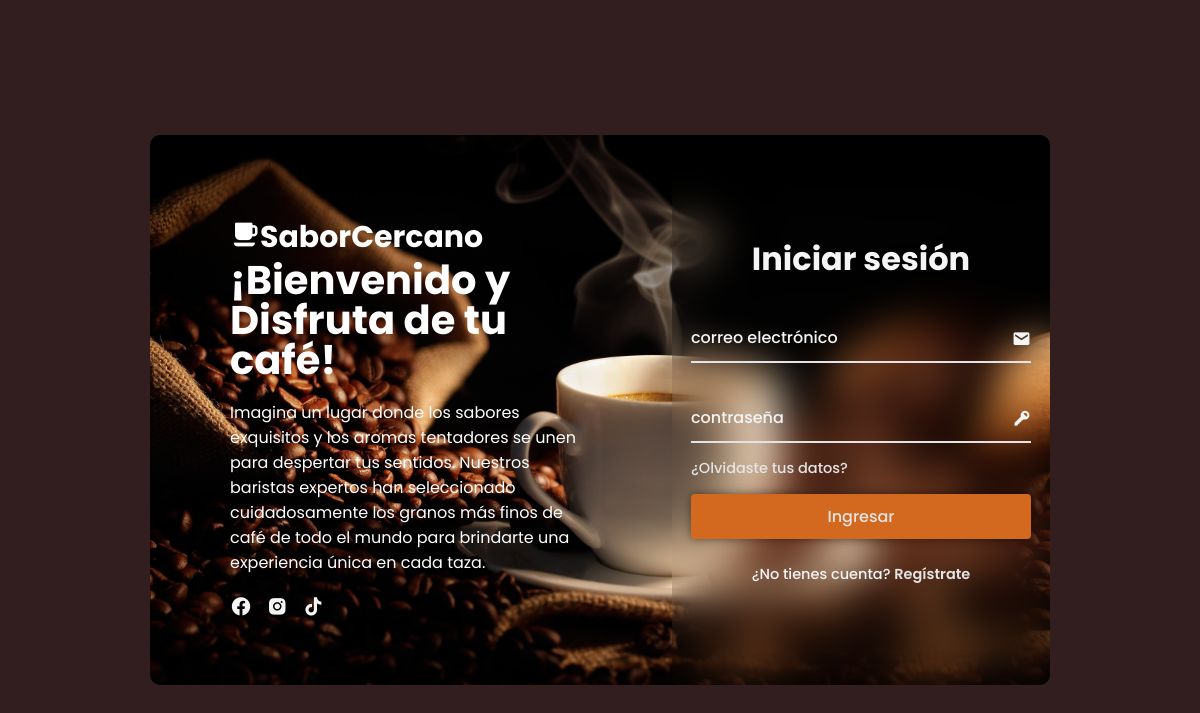
The page / on the database its author committed.
### tables this page shows
CREATE TABLE `datos` (
  `nombre` varchar(45) NOT NULL,
  `fondo1` varchar(45) NOT NULL,
  `fondo2` varchar(45) NOT NULL,
  `leyenda` varchar(45) NOT NULL,
  `texto` text NOT NULL,
  `descuento` decimal(4,2) NOT NULL
);

### index.php (the view, shortened to what this page needs)
<!DOCTYPE html>
<html lang="es">
<head>
    <link rel="stylesheet" href="css/estilos.css">
    <link href='https://unpkg.com/boxicons@2.1.4/css/boxicons.min.css' rel='stylesheet'>
</head>
<body>
    <?php
    $db = new DataBase();
    $con = $db->conectar();
    $sql = $con->prepare("SELECT * FROM datos;");
    $sql->execute();
    $data = $sql->fetch(PDO::FETCH_ASSOC);
    if ($data) {
    ?>
        <div class="container" style="
    background: url(img/<?php echo $data['fondo2'] ?>) no-repeat;
    background-size: cover;
    background-position: center;">
            <div class="contenido">
                <h2 class="logo"><i class='bx bxs-coffee-alt'></i><?php echo $data['nombre'] ?></h2>
                <div class="texto">
                    <h2><?php echo $data['leyenda'] ?></h2>
                    <p><?php echo $data['texto'] ?></p>
                    <div class="social">
                        <a href="#"><i class='bx bxl-facebook-circle'></i></a>
                        <a href="https://www.instagram.com/edwin2lopez/" target="_blank"><i class='bx bxl-instagram-alt'></i></a>
                        <a href="#"><i class='bx bxl-tiktok'></i></a>
                    </div>
                </div>
            </div>
            <div class="login">
                <div class="formulario iniciar">
                    <form action="php/login.php" method="post">
                        <h2>Iniciar sesión</h2>
                        <div class="input-box">
                            <span class="icon"><i class='bx bxs-envelope'></i></span>
                            <input type="email" name="correo" required>
                            <label>correo electrónico</label>
                        </div>
                        <div class="input-box">
                            <span class="icon"><i class='bx bxs-key'></i></span>
                            <input type="password" name="pass" required>
                            <label>contraseña</label>
                        </div>
                        <div class="olvido">
                            <a href="https://www.youtube.com/shorts/6Y-fXu_bqvY">¿Olvidaste tus datos?</a>
                        </div>
                        <button type="submit" class="btn">Ingresar</button>
                        <div class="registrar">
                            <p>¿No tienes cuenta? <a href="#" class="registrar-enlace">Regístrate</a></p>
                        </div>
                    </form>
                </div>
            </div>
        </div>
    <?php  } ?>
</body>
</html>

### css/estilos.css (style rules this page uses)
* { margin: 0; padding: 0; box-sizing: border-box; font-family: 'Poppins',sans-serif; }
body { background: #321E1E; }
.container { position: absolute; top: 50%; left: 50%; transform: translate(-50%, -50%); width: 75%; height: 550px; border-radius: 10px; margin-top: 10px; }
.container .contenido { position: absolute; top: 0; left: 0; width: 58%; height: 100%; background: transparent; padding: 80px; color: white; display: flex; justify-content: space-between; flex-direction: column; }
.container .login { position: absolute; top: 0; right: 0; width: calc(100% - 58%); height: 100%; background: transparent; justify-content: right; overflow: hidden; }
.container .logo { font-size: 30px; }
.texto h2 { font-size: 40px; line-height: 1; }
.texto p { font-size: 16px; margin: 20px 0; }
.social a i { font-size: 22px; color: whitesmoke; margin-right: 10px; transition: .5s ease; }
.login .formulario { position: absolute; display: flex; justify-content: center; align-items: center; width: 100%; height: 100%; background: transparent; backdrop-filter: blur(20px); border-top-right-radius: 10px; border-bottom-right-radius: 10px; color: whitesmoke; }
.login .formulario.iniciar { transform: translateX(0); transition: transform .6s ease; transition-delay: .7s; }
.formulario h2 { font-size: 32px; text-align: center; }
.formulario .input-box { position: relative; width: 340px; height: 50px; border-bottom: 2px solid #e4e4e4; margin: 30px 0; }
.input-box input { width: 100%; height: 100%; background: transparent; border: none; outline: none; font-size: 16px; color: #e4e4e4; font-weight: 500; padding-right: 28px; }
.input-box label { position: absolute; top: 50%; left: 0%; transform: translateY(-50%); font-size: 16px; font-weight: 500; pointer-events: none; transition: .5s ease; }
.input-box .icon { position: absolute; top: 13px; right: 0; font-size: 19px; }
.formulario .olvido { font-size: 14.5px; font-weight: 500; margin: -15px 0 15px; display: flex; justify-content: space-between; }
.olvido a { color: #e4e4e4; text-decoration: none; }
.btn { width: 100%; height: 45px; background: chocolate; border: none; outline: none; border-radius: 4px; cursor: pointer; font-size: 16px; color: #e4e4e4; font-weight: 500; box-shadow: 0 0 10px rgba(0, 0, 0, .5); }
.formulario .registrar { font-size: 14.5px; font-weight: 500; text-align: center; margin-top: 25px; }
.registrar p a { color: #e4e4e4; font-weight: 600; text-decoration: none; }

### rows shown on the page
datos: fondo2 (picture), nombre "SaborCercano", leyenda "¡Bienvenido y Disfruta de tu café!", texto "Imagina un lugar donde los sabores exquisitos y los aromas tentadores se unen para despertar tus sentidos. Nuestros baristas expertos han seleccionado cuidadosamente los granos más finos de café de todo el mundo para brindarte una experiencia única en cada taza."
